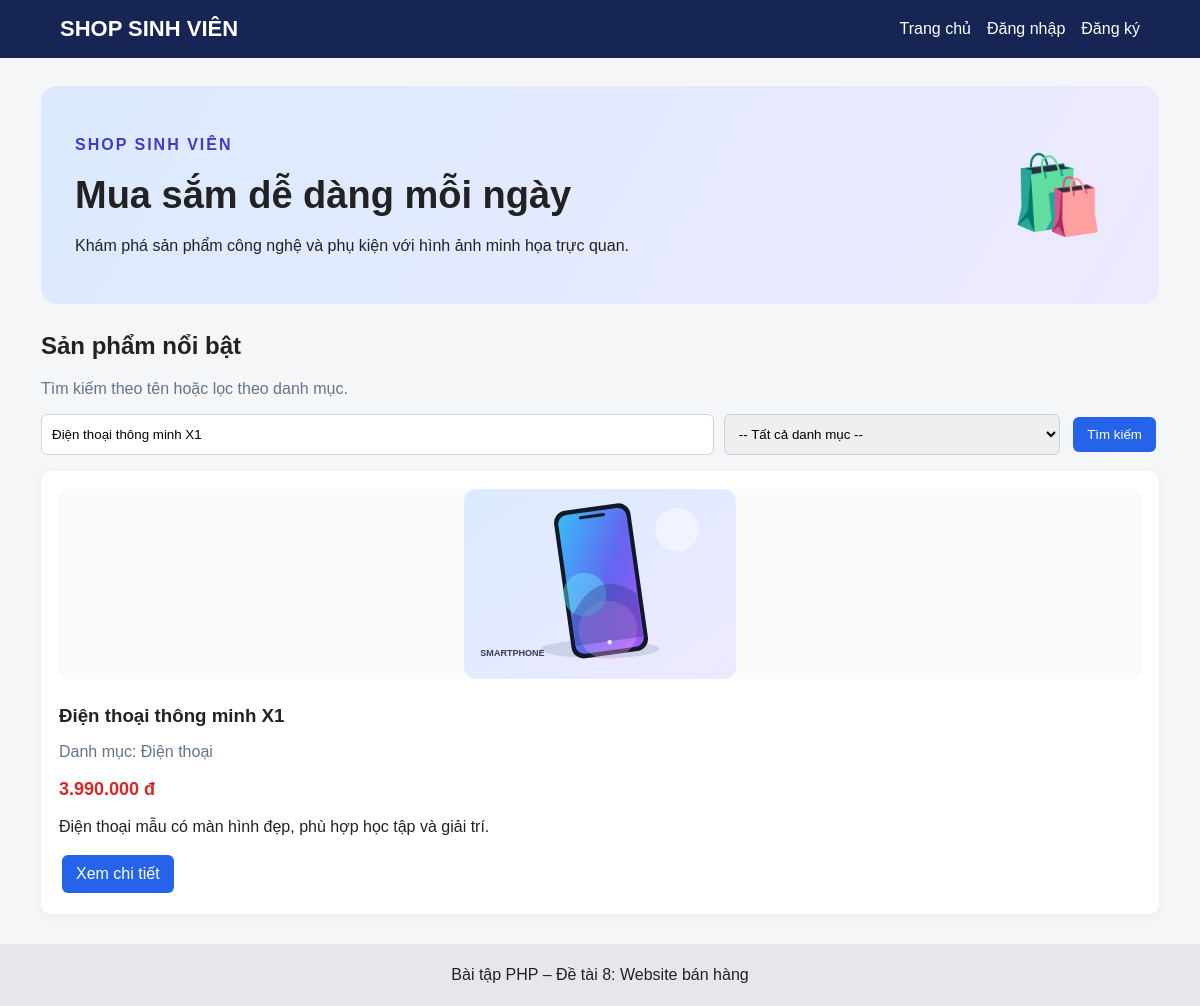
Screenshot of /index.php?keyword=Điện thoại thông minh X1 with the database file from the repository.
### tables this page shows
CREATE TABLE IF NOT EXISTS products (
 id INT AUTO_INCREMENT PRIMARY KEY,
 name VARCHAR(200) NOT NULL,
 description TEXT,
 price DECIMAL(12,2) NOT NULL DEFAULT 0,
 image VARCHAR(255) DEFAULT '',
 category_id INT NOT NULL,
 created_at TIMESTAMP DEFAULT CURRENT_TIMESTAMP,
 FOREIGN KEY (category_id) REFERENCES categories(id) ON DELETE CASCADE
);

CREATE TABLE IF NOT EXISTS categories (
 id INT AUTO_INCREMENT PRIMARY KEY,
 name VARCHAR(100) NOT NULL
);

### index.php (the view, shortened to what this page needs)
<?php
require_once __DIR__ . '/config/database.php';
require_once __DIR__ . '/includes/header.php';
$sql = "SELECT p.*, c.name AS category_name FROM products p JOIN categories c ON p.category_id=c.id WHERE 1=1";
$params = [];
if (!empty($_GET['keyword'])) { $sql .= " AND p.name LIKE ?"; $params[] = '%' . trim($_GET['keyword']) . '%'; }
$sql .= " ORDER BY p.id DESC";
$stmt = $conn->prepare($sql); $stmt->execute($params); $products = $stmt->fetchAll();
?>
<section class="hero"><div><p class="eyebrow">SHOP SINH VIÊN</p><h1>Mua sắm dễ dàng mỗi ngày</h1><p>Khám phá sản phẩm công nghệ và phụ kiện với hình ảnh minh họa trực quan.</p></div><div class="hero-icon">🛍️</div></section><h2>Sản phẩm nổi bật</h2><p class="muted">Tìm kiếm theo tên hoặc lọc theo danh mục.</p>
<form class="search" method="get"><input type="text" name="keyword" placeholder="Nhập tên sản phẩm..." value="<?= htmlspecialchars($_GET['keyword'] ?? '') ?>"><select name="category_id"><option value="">-- Tất cả danh mục --</option></select><button class="btn" type="submit">Tìm kiếm</button></form>
<div class="products"><?php if (!$products): ?><p>Không tìm thấy sản phẩm phù hợp.</p><?php endif; ?><?php foreach ($products as $p): ?><article class="product"><img class="product-image" src="<?= htmlspecialchars($p['image'] ?: 'assets/images/phone.svg') ?>" alt="<?= htmlspecialchars($p['name']) ?>" onerror="this.onerror=null;this.src='assets/images/phone.svg'"><h3><?= htmlspecialchars($p['name']) ?></h3><p class="muted">Danh mục: <?= htmlspecialchars($p['category_name']) ?></p><p class="price"><?= number_format($p['price'], 0, ',', '.') ?> đ</p><p><?= nl2br(htmlspecialchars($p['description'] ?? '')) ?></p><a class="btn" href="product.php?id=<?= $p['id'] ?>">Xem chi tiết</a></article><?php endforeach; ?></div>
<?php require_once __DIR__ . '/includes/footer.php'; ?>

### assets/style.css (style rules this page uses)
* { box-sizing:border-box }
body { margin:0;font-family:Arial,sans-serif;background:#f4f6f8;color:#222 }
.form-box input,.form-box textarea,.form-box select,.search input,.search select { width:100%;padding:10px;border:1px solid #cbd5e1;border-radius:6px }
.btn { display:inline-block;border:0;border-radius:6px;padding:10px 14px;background:#2563eb;color:white;text-decoration:none;cursor:pointer;margin:3px }
.search { display:grid;grid-template-columns:2fr 1fr auto;gap:10px;margin:16px 0 }
.products { display:grid;grid-template-columns:repeat(auto-fit,minmax(220px,1fr));gap:18px }
.product { background:white;border-radius:10px;padding:18px;box-shadow:0 2px 10px #0000000d }
.product-image { width:100%;height:190px;object-fit:contain;background:#f8fafc;border-radius:8px;margin-bottom:12px }
.hero { display:flex;align-items:center;justify-content:space-between;gap:20px;padding:30px 34px;border-radius:16px;background:linear-gradient(120deg,#dbeafe,#ede9fe);margin-bottom:28px }
.hero h1 { font-size:clamp(26px,4vw,38px);margin:8px 0 }
.hero p { max-width:620px;line-height:1.6 }
.eyebrow { font-weight:bold;letter-spacing:2px;color:#4338ca }
.hero-icon { font-size:76px;padding:20px }
.product h3 { margin:10px 0 }
.product { transition:transform .2s,box-shadow .2s }
.price { font-weight:bold;color:#dc2626;font-size:18px }
.muted { color:#64748b }

### rows the page displays
products: image (picture), name "Điện thoại thông minh X1", category.name "Điện thoại", price "3.990.000", description "Điện thoại mẫu có màn hình đẹp, phù hợp học tập và giải trí."
